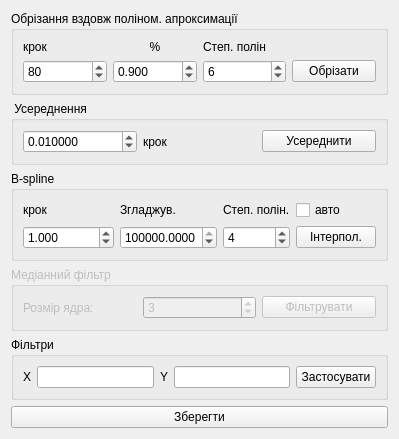
        <widget class="QWidget" name="tab_3">
         <property name="enabled">
          <bool>true</bool>
         </property>
         <attribute name="title">
          <string>Зразок</string>
         </attribute>
         <layout class="QVBoxLayout" name="verticalLayout_3">
          <item>
           <widget class="QGroupBox" name="groupBox_11">
            <property name="title">
             <string>Обрізання вздовж поліном. апроксимації</string>
            </property>
            <layout class="QGridLayout" name="gridLayout_10">
             <item row="0" column="0">
              <widget class="QLabel" name="label_23">
               <property name="text">
                <string>крок</string>
               </property>
              </widget>
             </item>
             <item row="0" column="1">
              <widget class="QLabel" name="label_24">
               <property name="text">
                <string>%</string>
               </property>
               <property name="alignment">
                <set>Qt::AlignCenter</set>
               </property>
              </widget>
             </item>
             <item row="0" column="2">
              <widget class="QLabel" name="label_22">
               <property name="text">
                <string>Степ. полін</string>
               </property>
              </widget>
             </item>
             <item row="1" column="0">
              <widget class="QDoubleSpinBox" name="sPolyN">
               <property name="decimals">
                <number>0</number>
               </property>
               <property name="minimum">
                <double>1.000000000000000</double>
               </property>
               <property name="maximum">
                <double>999999999.000000000000000</double>
               </property>
               <property name="singleStep">
                <double>1.000000000000000</double>
               </property>
               <property name="value">
                <double>80.000000000000000</double>
               </property>
              </widget>
             </item>
             <item row="1" column="1">
              <widget class="QDoubleSpinBox" name="sPolyP">
               <property name="decimals">
                <number>3</number>
               </property>
               <property name="minimum">
                <double>0.001000000000000</double>
               </property>
               <property name="maximum">
                <double>999.000000000000000</double>
               </property>
               <property name="singleStep">
                <double>0.010000000000000</double>
               </property>
               <property name="value">
                <double>0.900000000000000</double>
               </property>
              </widget>
             </item>
             <item row="1" column="2">
              <widget class="QDoubleSpinBox" name="sPolyM">
               <property name="decimals">
                <number>0</number>
               </property>
               <property name="value">
                <double>6.000000000000000</double>
               </property>
              </widget>
             </item>
             <item row="1" column="3">
              <widget class="QPushButton" name="sPolyOk">
               <property name="text">
                <string>Обрізати</string>
               </property>
              </widget>
             </item>
            </layout>
           </widget>
          </item>
          <item>
           <widget class="QGroupBox" name="groupBox_15">
            <property name="title">
             <string> Усереднення</string>
            </property>
            <layout class="QHBoxLayout" name="horizontalLayout_19">
             <item>
              <widget class="QDoubleSpinBox" name="sAverageStep">
               <property name="decimals">
                <number>6</number>
               </property>
               <property name="minimum">
                <double>0.000001000000000</double>
               </property>
               <property name="maximum">
                <double>999999999.000000000000000</double>
               </property>
               <property name="singleStep">
                <double>0.010000000000000</double>
               </property>
               <property name="value">
                <double>0.010000000000000</double>
               </property>
              </widget>
             </item>
             <item>
              <widget class="QLabel" name="label_26">
               <property name="text">
                <string>крок</string>
               </property>
              </widget>
             </item>
             <item>
              <widget class="QPushButton" name="sAverageOk">
               <property name="text">
                <string>Усереднити</string>
               </property>
              </widget>
             </item>
            </layout>
           </widget>
          </item>
          <item>
           <widget class="QGroupBox" name="groupBox_10">
            <property name="title">
             <string>В-spline</string>
            </property>
            <layout class="QGridLayout" name="gridLayout_3">
             <item row="0" column="0">
              <widget class="QLabel" name="label_21">
               <property name="text">
                <string>крок</string>
               </property>
              </widget>
             </item>
             <item row="0" column="1">
              <widget class="QLabel" name="label_20">
               <property name="text">
                <string>Згладжув.</string>
               </property>
              </widget>
             </item>
             <item row="0" column="2">
              <widget class="QLabel" name="label_5">
               <property name="text">
                <string>Степ. полін.</string>
               </property>
              </widget>
             </item>
             <item row="1" column="0">
              <widget class="QDoubleSpinBox" name="sB_splineStep">
               <property name="decimals">
                <number>3</number>
               </property>
               <property name="minimum">
                <double>0.001000000000000</double>
               </property>
               <property name="maximum">
                <double>999999999.000000000000000</double>
               </property>
               <property name="singleStep">
                <double>0.500000000000000</double>
               </property>
               <property name="value">
                <double>1.000000000000000</double>
               </property>
              </widget>
             </item>
             <item row="1" column="1">
              <widget class="QDoubleSpinBox" name="sB_splineS">
               <property name="decimals">
                <number>4</number>
               </property>
               <property name="minimum">
                <double>0.000000000000000</double>
               </property>
               <property name="maximum">
                <double>999999999.000000000000000</double>
               </property>
               <property name="singleStep">
                <double>0.050000000000000</double>
               </property>
               <property name="value">
                <double>1500000.000000000000000</double>
               </property>
              </widget>
             </item>
             <item row="1" column="2">
              <widget class="QDoubleSpinBox" name="sB_splineK">
               <property name="decimals">
                <number>0</number>
               </property>
               <property name="maximum">
                <double>5.000000000000000</double>
               </property>
               <property name="value">
                <double>4.000000000000000</double>
               </property>
              </widget>
             </item>
             <item row="1" column="3">
              <widget class="QPushButton" name="sB_splineOk">
               <property name="text">
                <string>Інтерпол.</string>
               </property>
              </widget>
             </item>
             <item row="0" column="3">
              <widget class="QCheckBox" name="sAutoB_splineS">
               <property name="text">
                <string>авто</string>
               </property>
              </widget>
             </item>
            </layout>
           </widget>
          </item>
          <item>
           <widget class="QGroupBox" name="groupBox_12">
            <property name="enabled">
             <bool>false</bool>
            </property>
            <property name="title">
             <string>Медіанний фільтр</string>
            </property>
            <layout class="QGridLayout" name="gridLayout_9">
             <item row="0" column="0">
              <widget class="QLabel" name="label_25">
               <property name="text">
                <string>Розмір ядра:</string>
               </property>
              </widget>
             </item>
             <item row="0" column="1">
              <widget class="QSpinBox" name="sMedFiltS">
               <property name="minimum">
                <number>1</number>
               </property>
               <property name="singleStep">
                <number>2</number>
               </property>
               <property name="value">
                <number>3</number>
               </property>
              </widget>
             </item>
             <item row="0" column="2">
              <widget class="QPushButton" name="sMedFilt">
               <property name="text">
                <string>Фільтрувати</string>
               </property>
              </widget>
             </item>
            </layout>
           </widget>
          </item>
          <item>
           <widget class="QGroupBox" name="groupBox_22">
            <property name="title">
             <string>Фільтри</string>
            </property>
            <layout class="QHBoxLayout" name="horizontalLayout_23">
             <item>
              <widget class="QLabel" name="label_28">
               <property name="text">
                <string>X</string>
               </property>
              </widget>
             </item>
             <item>
              <widget class="QLineEdit" name="sXFilt">
               <property name="enabled">
                <bool>true</bool>
               </property>
              </widget>
             </item>
             <item>
              <widget class="QLabel" name="label_29">
               <property name="text">
                <string>Y</string>
               </property>
              </widget>
             </item>
             <item>
              <widget class="QLineEdit" name="sYFilt">
               <property name="enabled">
                <bool>true</bool>
               </property>
              </widget>
             </item>
             <item>
              <widget class="QPushButton" name="sFiltOk">
               <property name="text">
                <string>Застосувати</string>
               </property>
              </widget>
             </item>
            </layout>
           </widget>
          </item>
          <item>
           <widget class="QPushButton" name="sSave">
            <property name="text">
             <string>Зберегти</string>
            </property>
           </widget>
          </item>
         </layout>
        </widget>
